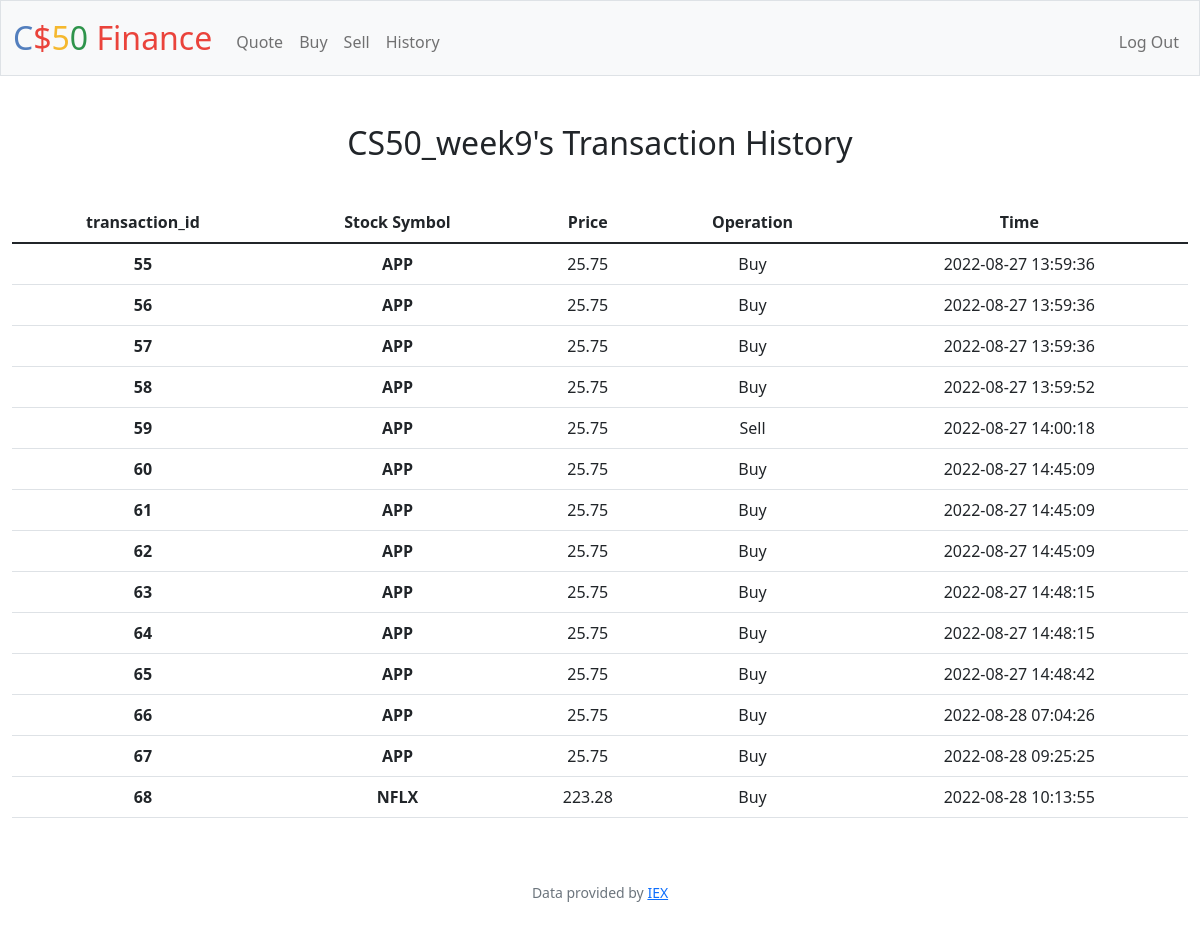
The page /history (signed in) on the database its author committed.
### tables this page shows
CREATE TABLE users (id INTEGER PRIMARY KEY AUTOINCREMENT NOT NULL, username TEXT NOT NULL, hash TEXT NOT NULL, cash NUMERIC NOT NULL DEFAULT 10000.00);

CREATE TABLE transactions (transaction_id INTEGER PRIMARY KEY AUTOINCREMENT NOT NULL, stockSymbol TEXT NOT NULL ,Buyer TEXT NOT NULL, Price NUMERIC POSITIVE NOT NULL, Time TIMESTAMP, opType TEXT NOT NULL);

### app.py (the view)
@app.route("/history")
@login_required
def history():
    user = db.execute("SELECT * FROM users WHERE id = ?", session["user_id"])
    userTrs = db.execute("SELECT * FROM transactions WHERE Buyer = ? ", user[0]["username"])
    return render_template("history.html", userTrs=userTrs, user=user)

### app.py (called while the page is built)
@app.after_request
def after_request(response):
    response.headers["Cache-Control"] = "no-cache, no-store, must-revalidate"
    response.headers["Expires"] = 0
    response.headers["Pragma"] = "no-cache"
    return response

### helpers.py (called while the page is built)
def login_required(f):
    @wraps(f)
    def decorated_function(*args, **kwargs):
        if session.get("user_id") is None:
            return redirect("/login")
        return f(*args, **kwargs)
    return decorated_function

### templates/history.html (shortened to what this page needs)
{% extends "layout.html" %}
{% block main %}
    <table class="table">
        <h2 style = "margin:auto auto 40px auto">{{ user[0]["username"] }}'s Transaction History</h2>
        <thead>
            <tr>
                <th scope="col">transaction_id</th>
                <th scope="col">Stock Symbol</th>
                <th scope="col">Price</th>
                <th scope="col">Operation</th>
                <th scope="col">Time</th>
            </tr>
        </thead>
        <tbody>
            {% for ele in userTrs%}
            <tr>
            <th scope="row">{{ ele["transaction_id"] }}</th>
            <td> <strong>{{ ele["stockSymbol"] }}</strong> </td>
            <td> {{ ele["Price"] }} </td>
            <td> {{ ele["opType"] }} </td>
            <td> {{ ele["Time"] }} </td>
            </tr>
            {% endfor %}
        </tbody>
    </table>
{% endblock %}

### templates/layout.html (shortened to what this page needs)
<!DOCTYPE html>
<html lang="en">
    <head>
        <link href="https://cdn.jsdelivr.net/npm/bootstrap@5.1.3/dist/css/bootstrap.min.css" rel="stylesheet">
        <link href="/static/styles.css" rel="stylesheet">
    </head>
    <body>
        <nav class="bg-light border navbar navbar-expand-md navbar-light">
            <div class="container-fluid">
                <a class="navbar-brand" href="/"><span class="blue">C</span><span class="red">$</span><span class="yellow">5</span><span class="green">0</span> <span class="red">Finance</span></a>
                <div class="collapse navbar-collapse" id="navbar">
                    {% if session["user_id"] %}
                        <ul class="navbar-nav me-auto mt-2">
                            <li class="nav-item"><a class="nav-link" href="/quote">Quote</a></li>
                            <li class="nav-item"><a class="nav-link" href="/buy">Buy</a></li>
                            <li class="nav-item"><a class="nav-link" href="/sell">Sell</a></li>
                            <li class="nav-item"><a class="nav-link" href="/history">History</a></li>
                        </ul>
                        <ul class="navbar-nav ms-auto mt-2">
                            <li class="nav-item"><a class="nav-link" href="/logout">Log Out</a></li>
                        </ul>
                    {% else %}
                        <ul class="navbar-nav ms-auto mt-2">
                            <li class="nav-item"><a class="nav-link" href="/register">Register</a></li>
                            <li class="nav-item"><a class="nav-link" href="/login">Log In</a></li>
                        </ul>
                    {% endif %}
                </div>
            </div>
        </nav>
        <main class="container-fluid py-5 text-center">
            {% block main %}{% endblock %}
        </main>
        <footer class="mb-5 small text-center text-muted">
            Data provided by <a href="https://iexcloud.io/">IEX</a>
        </footer>
    </body>
</html>

### static/styles.css (style rules this page uses)
nav .navbar-brand { font-size: xx-large; }
nav .navbar-brand .blue { color: #537fbe; }
nav .navbar-brand .red { color: #ea433b; }
nav .navbar-brand .yellow { color: #f5b82e; }
nav .navbar-brand .green { color: #2e944b; }

### rows shown on the page
users: username "CS50_week9"
transactions: transaction_id "55", stockSymbol "APP", Price "25.75", opType "Buy", Time "2022-08-27 13:59:36"
transactions: transaction_id "56", stockSymbol "APP", Price "25.75", opType "Buy", Time "2022-08-27 13:59:36"
transactions: transaction_id "57", stockSymbol "APP", Price "25.75", opType "Buy", Time "2022-08-27 13:59:36"
transactions: transaction_id "58", stockSymbol "APP", Price "25.75", opType "Buy", Time "2022-08-27 13:59:52"
transactions: transaction_id "59", stockSymbol "APP", Price "25.75", opType "Sell", Time "2022-08-27 14:00:18"
transactions: transaction_id "60", stockSymbol "APP", Price "25.75", opType "Buy", Time "2022-08-27 14:45:09"
transactions: transaction_id "61", stockSymbol "APP", Price "25.75", opType "Buy", Time "2022-08-27 14:45:09"
transactions: transaction_id "62", stockSymbol "APP", Price "25.75", opType "Buy", Time "2022-08-27 14:45:09"
transactions: transaction_id "63", stockSymbol "APP", Price "25.75", opType "Buy", Time "2022-08-27 14:48:15"
transactions: transaction_id "64", stockSymbol "APP", Price "25.75", opType "Buy", Time "2022-08-27 14:48:15"
transactions: transaction_id "65", stockSymbol "APP", Price "25.75", opType "Buy", Time "2022-08-27 14:48:42"
transactions: transaction_id "66", stockSymbol "APP", Price "25.75", opType "Buy", Time "2022-08-28 07:04:26"
transactions: transaction_id "67", stockSymbol "APP", Price "25.75", opType "Buy", Time "2022-08-28 09:25:25"
transactions: transaction_id "68", stockSymbol "NFLX", Price "223.28", opType "Buy", Time "2022-08-28 10:13:55"
